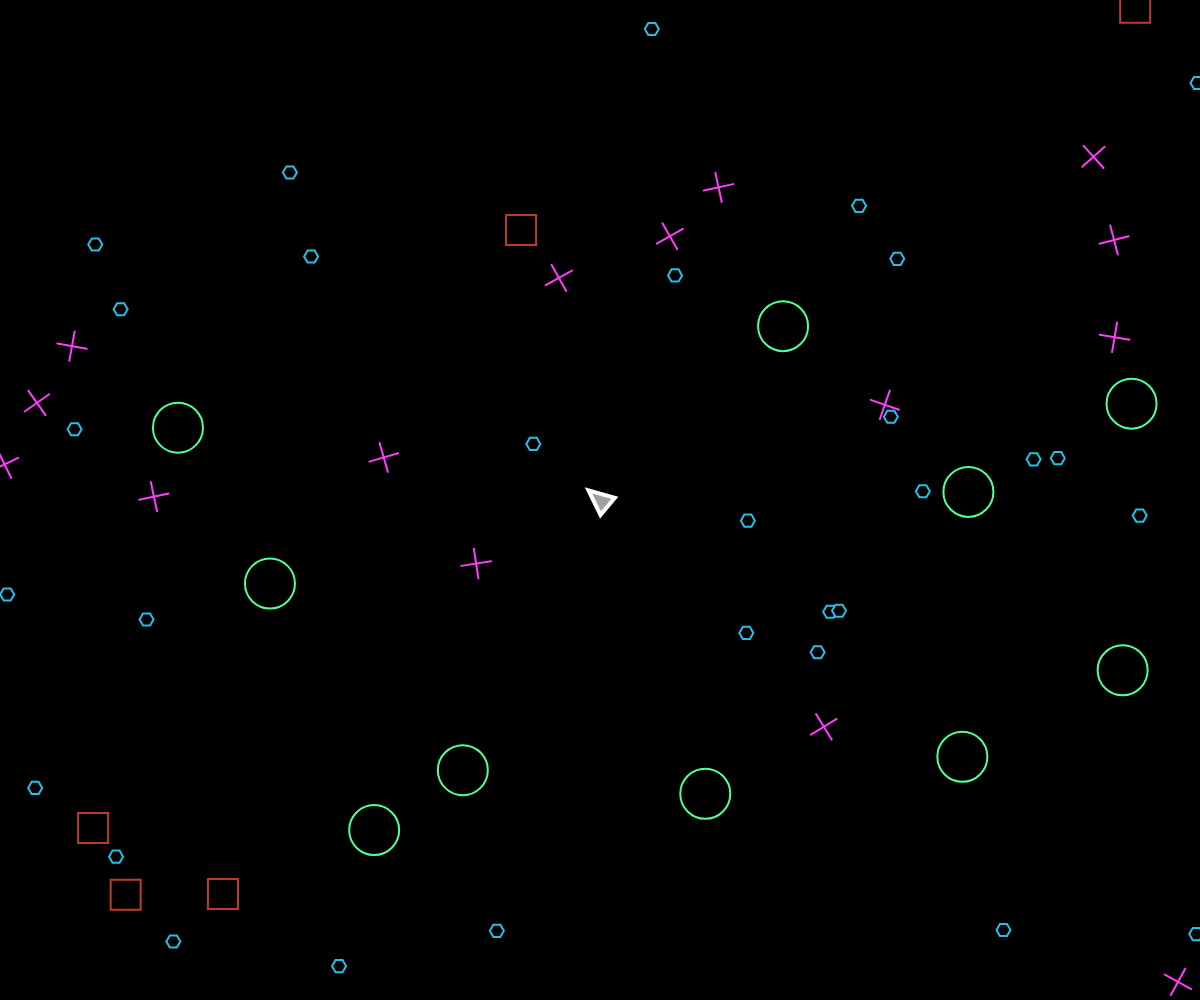
Frame 1 (no input)
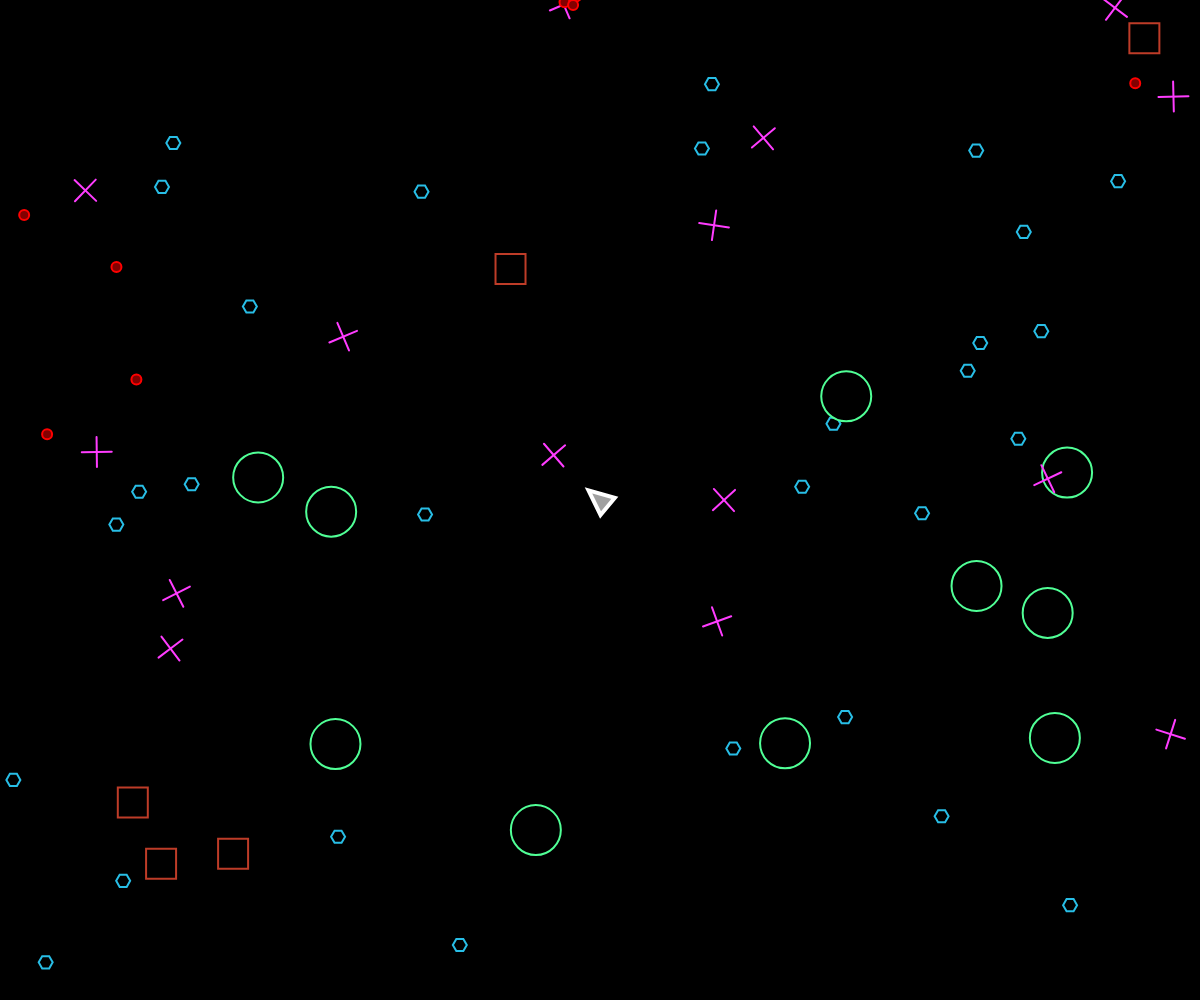
Frame 60 (no input)
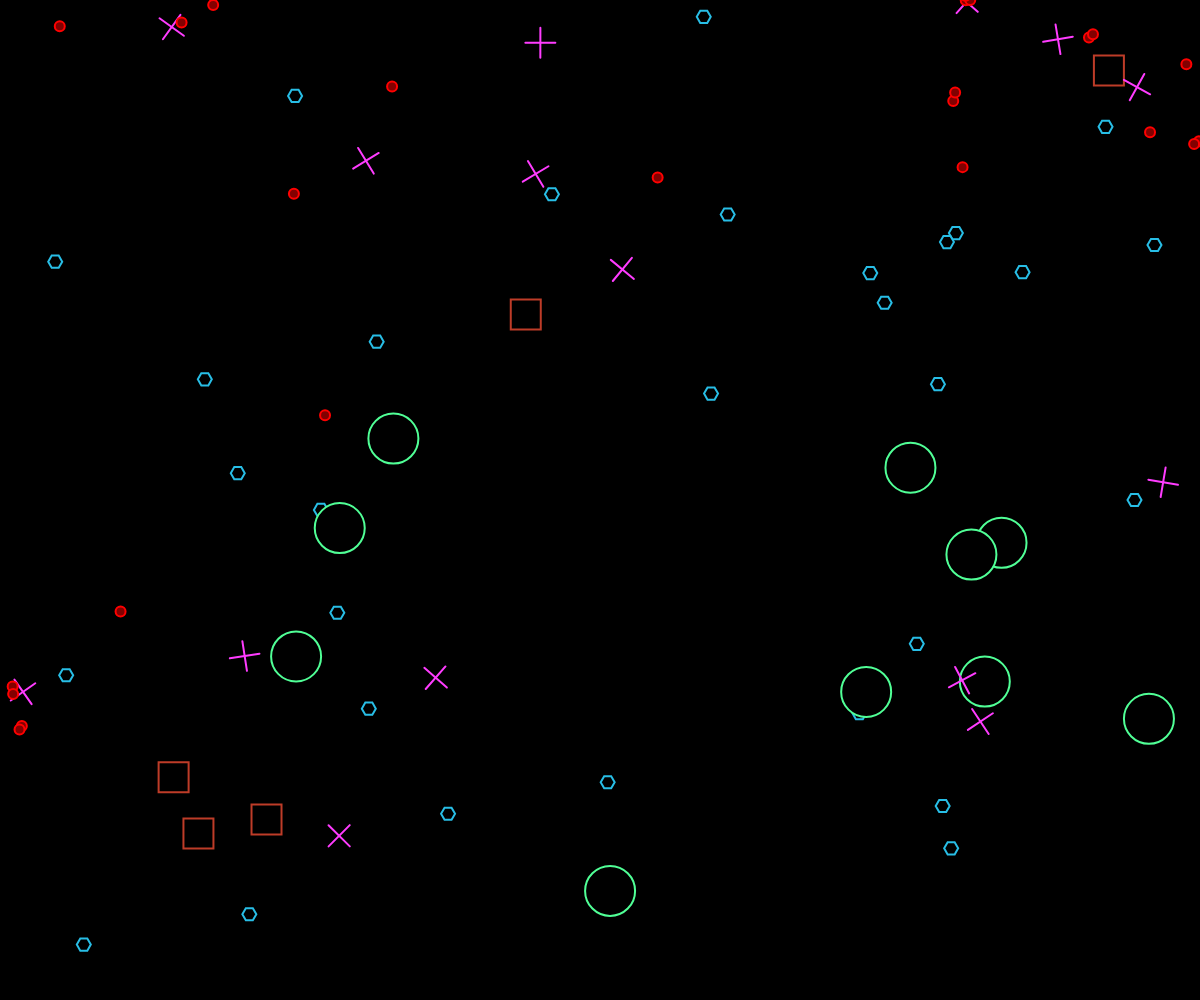
Frame 120 (the mouse pressed at the canvas centre since frame 60)

The p5.js sketch that drew these frames (run headless with seeded random() and noise() and a simulated clock; from frame 60 on, the mouse is pressed at the canvas centre):

// p5.js sketch
// ── sketch.js
// Triangle Supremacy
// Timothy Letkeman
// Wednesday 5th September, 2019
//
// Extra for Experts:
// - Classes
// - Vector2 implementation

function Vector2(x, y) {
	this.x = x;
	this.y = y;
}

Vector2.prototype = {
	add: function(vector) {
		return new Vector2(this.x + vector.x, this.y + vector.y);
	},

	subtract: function(vector) {
		return new Vector2(this.x - vector.x, this.y - vector.y);
	},

	multiply: function(scalar) {
		return new Vector2(this.x * scalar, this.y * scalar);
	},

	divide: function(scalar) {
		return new Vector2(this.x / scalar, this.y / scalar);
	},

	magnitude: function() {
		return Math.sqrt(this.x * this.x + this.y * this.y);
	},

	distance: function(vector) {
		let xx = Math.abs(this.x - vector.x);
		let yy = Math.abs(this.y - vector.y);
		return Math.sqrt(xx * xx + yy * yy);
	},

	moveTowards: function(vector, delta) {
		let diff = vector.subtract(this);
		diff.normalize();
		return this.add(diff.multiply(delta));
	},

	normalize: function() {
		let mag = this.magnitude();
		this.x /= mag;
		this.y /= mag;
		return this;
	},

	normalized: function() {
		let mag = this.magnitude();
		this.x /= mag;
		this.y /= mag;
		return new Vector2(this.x / mag, this.y / mag);
	},

	rotate: function(alpha) {
		let cos = Math.cos(alpha);
		let sin = Math.sin(alpha);
		let vector = new Vector2();
		vector.x = this.x * cos - this.y * sin;
		vector.y = this.x * sin + this.y * cos;
		return vector;
	},
	
	lerp: function(vector, by) {
		let x = this.x * (1 - by) + vector.x * by;
		let y = this.y * (1 - by) + vector.y * by;
		return new Vector2(x, y);
	}
}

class Enemy
{
	constructor(position, player, health)
	{
		this.position = position;
		this.player = player;
		this.health = health;
	}

	collides(point, extra)
	{

	}

	attack(damage) // returns true if killed
	{
		return false;
	}

	update() // return true if it dies
	{
		return false;
	}

	render()
	{

	}
}

class EHexagon extends Enemy // Hexagon dies in one hit no matter what
{
	constructor(position, player)
	{
		super(position, player, 0);

		this.accelerationSpeed = 0.01;
		this.moveSpeed = 2.2;
		this.radius = 7;

		//These values only used for rendering
		this.yHeight = Math.sqrt(3) * this.radius / 2;
		this.xWidth = this.radius / 2;

		this.velocity = new Vector2(random(-1, 1), random(-1, 1));
		this.velocity.normalize();
		this.positionOffset = new Vector2(random(-75, 75), random(-75, 75));
	}

	collides(point, extra)
	{
		return this.position.distance(point) <= this.radius + extra;
	}

	attack(damage) // Hexagon dies in one hit no matter what
	{
		return true;
	}

	update() // return true if it dies
	{
		this.velocity = this.velocity.moveTowards(this.player.position.subtract(this.position).add(this.positionOffset), this.accelerationSpeed);
		this.velocity.normalize();

		if (this.position.x < 0)
		{
			this.velocity.x = Math.abs(this.velocity.x);
		}
		if (this.position.y < 0)
		{
			this.velocity.y = Math.abs(this.velocity.y);
		}
		if (this.position.x > windowWidth)
		{
			this.velocity.x = -Math.abs(this.velocity.x);
		}
		if (this.position.y > windowHeight)
		{
			this.velocity.y = -Math.abs(this.velocity.y);
		}

		this.position = this.position.add(this.velocity.multiply(this.moveSpeed));

		if (this.position.distance(this.player.position) <= this.radius + player.radius)
		{
			return true;
		}
		return false;
	}

	render()
	{
		fill(0);
		stroke(40, 190, 230);
		strokeWeight(2);

		beginShape();
		vertex(this.position.x - this.radius, this.position.y);
		vertex(this.position.x - this.xWidth, this.position.y + this.yHeight);
		vertex(this.position.x + this.xWidth, this.position.y + this.yHeight);
		vertex(this.position.x + this.radius, this.position.y);
		vertex(this.position.x + this.xWidth, this.position.y - this.yHeight);
		vertex(this.position.x - this.xWidth, this.position.y - this.yHeight);
		endShape(CLOSE);
	}
}

class ECircle extends Enemy // Circle will split into three when killed
{
	constructor(position, player, canSplit)
	{
		super(position, player, 30 * (canSplit ? 1: 0.5));

		this.moveSpeed = 1.6;
		this.radius = 25 * (canSplit ? 1: 0.4);
		this.canSplit = canSplit;

		this.velocity = new Vector2(random(-1, 1), random(-1, 1));
		this.velocity.normalize();
	}

	collides(point, extra)
	{
		return this.position.distance(point) <= this.radius + extra;
	}

	attack(damage) 
	{
		this.health -= damage;
		if (this.health <= 0)
		{
			if (this.canSplit)
			{
				enemys.push(new ECircle(this.position, this.player, false));
				enemys.push(new ECircle(this.position, this.player, false));
				enemys.push(new ECircle(this.position, this.player, false));
			}
			return true;
		}
		return false;
	}

	update() // return true if it dies
	{
		if (this.position.x < 0)
		{
			this.velocity.x = Math.abs(this.velocity.x);
		}
		if (this.position.y < 0)
		{
			this.velocity.y = Math.abs(this.velocity.y);
		}
		if (this.position.x > windowWidth)
		{
			this.velocity.x = -Math.abs(this.velocity.x);
		}
		if (this.position.y > windowHeight)
		{
			this.velocity.y = -Math.abs(this.velocity.y);
		}

		this.position = this.position.add(this.velocity.multiply(this.moveSpeed));

		if (this.position.distance(this.player.position) <= this.radius + player.radius)
		{
			return true;
		}
		return false;
	}

	render()
	{
		fill(0);
		if (this.canSplit)
		{
			stroke(80, 255, 150);
		}
		else
		{
			stroke(40, 210, 100);
		}
		strokeWeight(2);

		beginShape();
		ellipse(this.position.x, this.position.y, this.radius * 2)
		endShape(CLOSE);
	}
}

class ESquare extends Enemy // Hexagon dies in one hit no matter what
{
	constructor(position, player)
	{
		super(position, player, 40);

		this.accelerationSpeed = 0.07;
		this.moveSpeed = 0.8;
		this.radius = 15;

		this.shootFrames = 0;

		this.velocity = new Vector2(random(-1, 1), random(-1, 1));
		this.velocity.normalize();
		this.positionOffset = new Vector2(random(-15, 15), random(-15, 15));
	}

	collides(point, extra)
	{
		return this.position.distance(point) <= this.radius + extra;
	}

	attack(damage) // Hexagon dies in one hit no matter what
	{
		this.health -= damage;
		this.shootFrames += 50;
		return (this.health <= 0);
	}

	update() // return true if it dies
	{
		this.move();

		this.shootFrames++;

		if (this.shootFrames > 200)
		{
			this.shootFrames = random(0, 50);

			enemyProjectiles.push(new Projectile(this.position, this.velocity.multiply(3.2), 5, [130, 0, 0], [255, 0, 0], 2, 5));
		}

		if (this.position.distance(this.player.position) <= this.radius + player.radius)
		{
			return true;
		}
		return false;
	}

	move()
	{
		this.velocity = this.velocity.moveTowards(this.player.position.subtract(this.position).add(this.positionOffset), this.accelerationSpeed);
		this.velocity.normalize();

		if (this.position.x < 0)
		{
			this.velocity.x = Math.abs(this.velocity.x);
		}
		if (this.position.y < 0)
		{
			this.velocity.y = Math.abs(this.velocity.y);
		}
		if (this.position.x > windowWidth)
		{
			this.velocity.x = -Math.abs(this.velocity.x);
		}
		if (this.position.y > windowHeight)
		{
			this.velocity.y = -Math.abs(this.velocity.y);
		}

		this.position = this.position.add(this.velocity.multiply(this.moveSpeed));
	}

	render()
	{
		fill(0);
		stroke(190, 60, 40);
		strokeWeight(2);

		rect(this.position.x - this.radius, this.position.y - this.radius, this.radius * 2, this.radius * 2);
	}
}

class ECross extends Enemy // Hexagon dies in one hit no matter what
{
	constructor(position, player)
	{
		super(position, player, 40);

		this.moveSpeed = 4.2;
		this.radius = 15;

		this.velocity = new Vector2(random(-1, 1), random(-1, 1));
		this.velocity.normalize();
		
		this.looking = new Vector2(random(-1, 1), random(-1, 1));
		this.looking.normalize();
	}

	collides(point, extra)
	{
		return this.position.distance(point) <= this.radius + extra;
	}

	attack(damage)
	{
		this.health -= damage;
		return (this.health <= 0);
	}

	update() // return true if it dies
	{
		this.looking = this.looking.rotate(0.05);
		this.move();

		if (this.position.distance(this.player.position) <= this.radius + player.radius)
		{
			return true;
		}
		return false;
	}

	move()
	{
		if (this.position.x < 0)
		{
			this.velocity.x = random(1);
			this.velocity.y = random(-1, 1);
			this.velocity.normalize();
			this.shoot();
		}
		if (this.position.y < 0)
		{
			this.velocity.x = random(-1, 1);
			this.velocity.y = random(1);
			this.velocity.normalize();
			this.shoot();
		}
		if (this.position.x > windowWidth)
		{
			this.velocity.x = random(1) - 2;
			this.velocity.y = random(-1, 1);
			this.velocity.normalize();
			this.shoot();
		}
		if (this.position.y > windowHeight)
		{
			this.velocity.x = random(-1, 1);
			this.velocity.y = random(1) - 2;
			this.velocity.normalize();
			this.shoot();
		}

		this.position = this.position.add(this.velocity.multiply(this.moveSpeed));
	}

	shoot()
	{
		enemyProjectiles.push(new Projectile(this.position, this.looking.multiply(3.2), 5, [130, 0, 0], [255, 0, 0], 2, 5));
		enemyProjectiles.push(new Projectile(this.position, this.looking.multiply(-3.2), 5, [130, 0, 0], [255, 0, 0], 2, 5));
		enemyProjectiles.push(new Projectile(this.position, this.looking.multiply(3.2).rotate(1.57), 5, [130, 0, 0], [255, 0, 0], 2, 5));
		enemyProjectiles.push(new Projectile(this.position, this.looking.multiply(-3.2).rotate(1.57), 5, [130, 0, 0], [255, 0, 0], 2, 5));
	}

	render()
	{
		fill(0);
		stroke(255, 60, 255);
		strokeWeight(2);

		let v1 = this.position.add(this.looking.multiply(this.radius));
		let v2 = this.position.subtract(this.looking.multiply(this.radius));
		let v3 = this.position.add(this.looking.multiply(this.radius).rotate(1.57));
		let v4 = this.position.subtract(this.looking.multiply(this.radius).rotate(1.57));

		line(v1.x, v1.y, v2.x, v2.y);
		line(v3.x, v3.y, v4.x, v4.y);
	}
}

class Projectile
{
	constructor(position, velocity, radius, fill, stroke, strokeSize, damage)
	{
		this.position = position;
		this.velocity = velocity;
		this.radius = radius;
		this.fill = fill;
		this.stroke = stroke;
		this.strokeSize = strokeSize;
		this.damage = damage;
	}

	update() //return true if dead
	{
		this.position = this.position.add(this.velocity);

		return (this.position.x < 0 || this.position.y < 0 || this.position.x > windowWidth || this.position.y > windowHeight);
	}

	render()
	{
		fill(this.fill[0], this.fill[1], this.fill[2]);
		stroke(this.stroke[0], this.stroke[1], this.stroke[2]);
		strokeWeight(this.strokeSize);

		ellipse(this.position.x, this.position.y, this.radius * 2);
	}
}

class Player
{
	constructor()
	{
		this.position = new Vector2(windowWidth / 2, windowHeight / 2);
		this.rotation = new Vector2(0, 1);
		this.velocity = new Vector2(0, 0);
		this.radius = 15;

		this.speed = 0.5;
		this.shootFrames = 0;
	}

	collides(point, extra)
	{
		return this.position.distance(point) <= this.radius + extra;
	}

	update()
	{
		this.move();
		this.shoot();
	}

	shoot()
	{
		this.shootFrames++;

		if (this.shootFrames > 30 && mouseIsPressed)
		{
			this.shootFrames = 0;

			playerProjectiles.push(new Projectile(this.position, this.rotation.multiply(5), 7, [125, 125, 58], [255,255,255], 3, 20));
			playerProjectiles.push(new Projectile(this.position, this.rotation.multiply(4.6).rotate(-0.05), 5, [70, 125, 70], [255,255,255], 2, 10));
			playerProjectiles.push(new Projectile(this.position, this.rotation.multiply(4.6).rotate(0.05), 5, [70, 125, 70], [255,255,255], 2, 10));
		}
	}
	
	move()
	{
		this.rotation = new Vector2(mouseX, mouseY).subtract(this.position);
		this.rotation.normalized();

		this.velocity = this.velocity.multiply(0.8);

		if (keyIsDown(87)) // w
		{
			this.velocity.y -= 1;
		}
		if (keyIsDown(83)) // s
		{
			this.velocity.y += 1;
		}

		if (keyIsDown(68)) // d
		{
			this.velocity.x += 1;
		}
		if (keyIsDown(65)) // a
		{
			this.velocity.x -= 1;
		}

		if (this.position.x < 0 && this.velocity.x < 0)
		{
			this.velocity.x = 0;
		}
		if (this.position.y < 0 && this.velocity.y < 0)
		{
			this.velocity.y = 0;
		}
		if (this.position.x > windowWidth && this.velocity.x > 0)
		{
			this.velocity.x = 0;
		}
		if (this.position.y > windowHeight && this.velocity.y > 0)
		{
			this.velocity.y = 0;
		}

		this.position = this.position.add(this.velocity.multiply(this.speed));
	}

	render()
	{
		fill(160);
		stroke(255, 255, 255);
		strokeWeight(4);

		let v1 = this.position.add(this.rotation.rotate(-40).multiply(this.radius));
		let v2 = this.position.add(this.rotation.rotate(40).multiply(this.radius));
		let v3 = this.position.add(this.rotation.multiply(this.radius));

		triangle(v1.x, v1.y, v2.x, v2.y, v3.x, v3.y)
	}
}

let playerProjectiles = new Array();
let player;
let enemyProjectiles = new Array();
let enemys = new Array();

function setup() 
{
	//caps frames at 60
	frameRate(60);
	createCanvas(windowWidth, windowHeight);

	player = new Player();
	for (let i = 0; i < 30; i++)
	{
		enemys.push(new EHexagon(new Vector2(random(0, windowWidth), random(0, windowHeight)), player));
	}
	for (let i = 0; i < 10; i++)
	{
		enemys.push(new ECircle(new Vector2(random(0, windowWidth), random(0, windowHeight)), player, true));
	}
	for (let i = 0; i < 5; i++)
	{
		enemys.push(new ESquare(new Vector2(random(0, windowWidth), random(0, windowHeight)), player));
	}
	for (let i = 0; i < 15; i++)
	{
		enemys.push(new ECross(new Vector2(random(0, windowWidth), random(0, windowHeight)), player));
	}
}

function draw() 
{
	//draw background colour
	background(0);

	player.update();

	for (let i = 0; i < playerProjectiles.length; i++)
	{
		playerProjectiles[i].update();
		playerProjectiles[i].render();
		for (let e = 0; e < enemys.length; e++)
		{
			if (enemys[e].collides(playerProjectiles[i].position, playerProjectiles[i].radius))
			{
				if (enemys[e].attack(playerProjectiles[i].damage))
				{
					enemys.splice(e, 1);
				}
				playerProjectiles.splice(i, 1);
				i--;
				break;
			}
		}
	}

	player.render();

	for (let i = 0; i < enemys.length; i++)
	{
		if (enemys[i].update())
		{
			enemys.splice(i, 1);
			i--;
		}
		else
		{
			enemys[i].render();
		}
	}

	for (let i = 0; i < enemyProjectiles.length; i++)
	{
		enemyProjectiles[i].update();
		enemyProjectiles[i].render();

		if (player.collides(enemyProjectiles[i].position, enemyProjectiles[i].radius))
		{
			player.health -= enemyProjectiles[i].damage;
			enemyProjectiles.splice(i, 1);
			i--;
			break;
		}
	}
}
